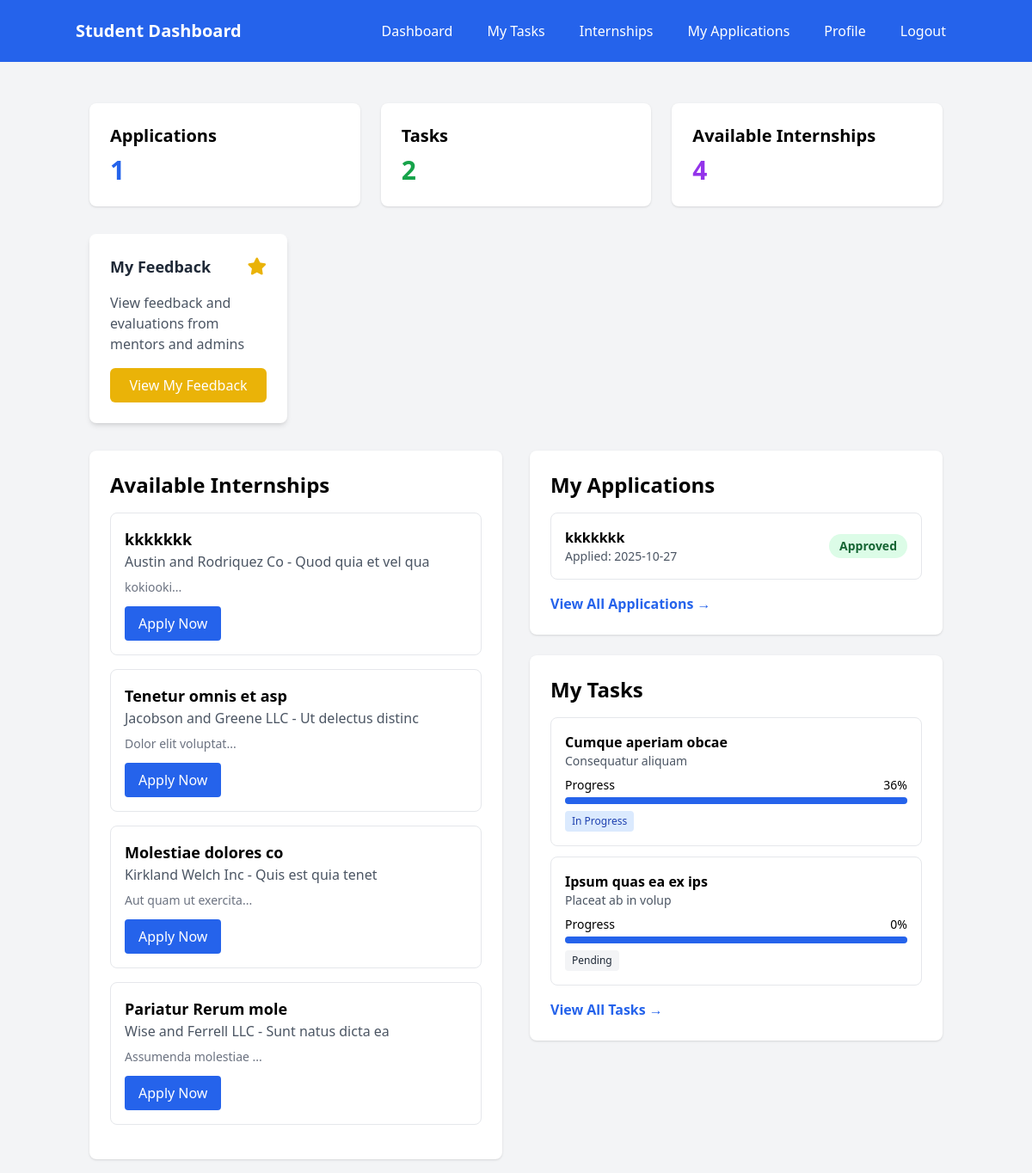
The app's page /dashboard (signed in), older data.
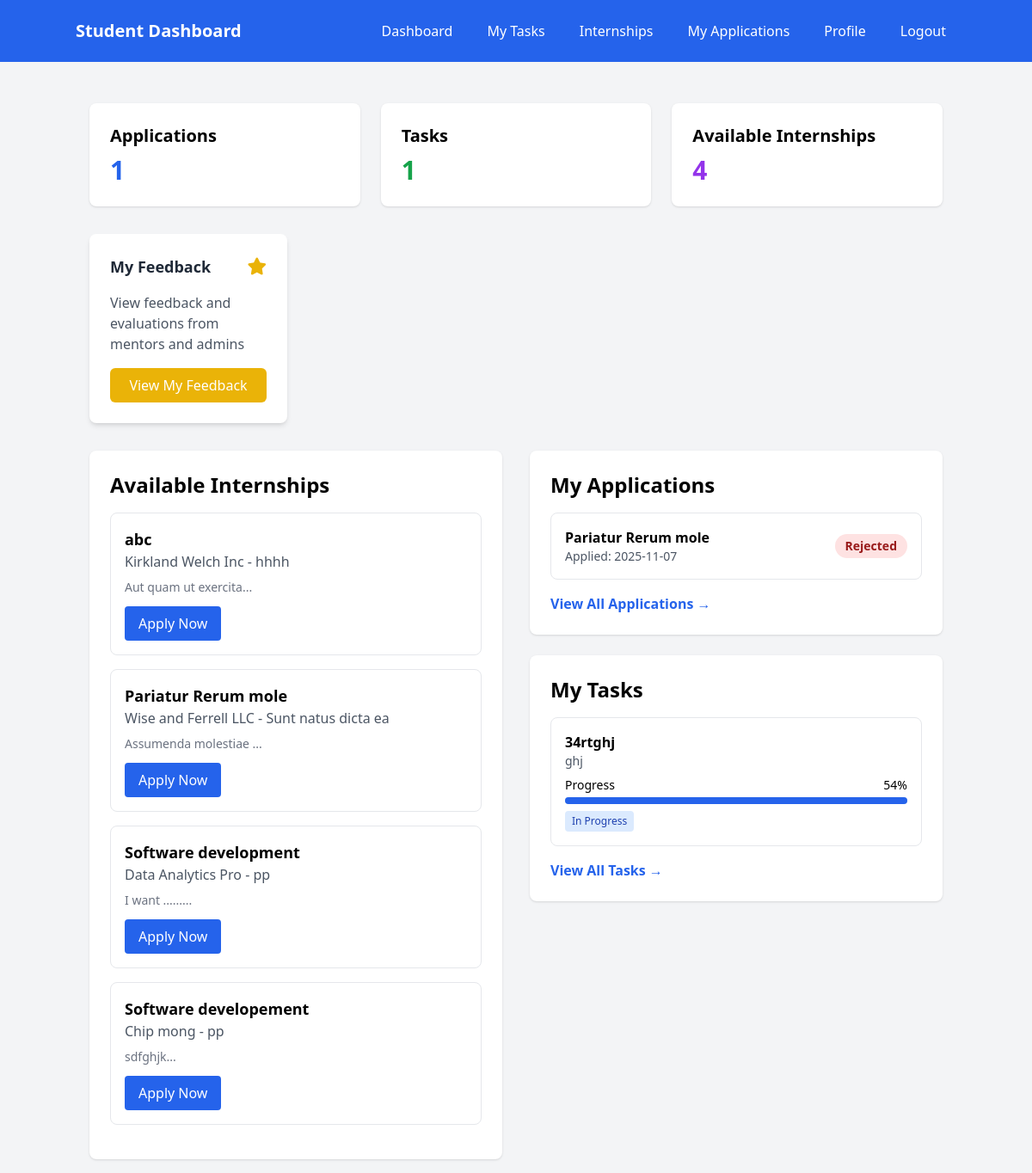
The same page, newer data.
### models.py (models this page shows)
class Internship(Base):
    __tablename__ = "internships"
    id = Column(Integer, primary_key=True, index=True)
    title = Column(String(255), nullable=False)
    description = Column(Text)
    company = Column(String(255), nullable=False)
    location = Column(String(255))
    duration = Column(String(100))
    stipend = Column(String(100))
    requirements = Column(Text)
    created_by = Column(Integer, ForeignKey("users.id"))
    created_at = Column(DateTime(timezone=True), server_default=func.now())
    is_active = Column(Boolean, default=True)
    deadline = Column(DateTime(timezone=True))
    creator = relationship("User", back_populates="created_internships")
    applications = relationship("InternshipApplication", back_populates="internship")
    tasks = relationship("Task", back_populates="internship")
    feedback = relationship("Feedback", back_populates="internship")
    mentor_feedbacks = relationship("MentorFeedback", back_populates="internship")
    evaluations = relationship("Evaluation", back_populates="internship")

class InternshipApplication(Base):
    __tablename__ = "internship_applications"
    id = Column(Integer, primary_key=True, index=True)
    student_id = Column(Integer, ForeignKey("users.id"), nullable=False)
    internship_id = Column(Integer, ForeignKey("internships.id"), nullable=False)
    application_date = Column(DateTime(timezone=True), server_default=func.now())
    status = Column(Enum(ApplicationStatus), default=ApplicationStatus.PENDING)
    cover_letter = Column(Text)
    resume_url = Column(String(500))
    student = relationship("User", back_populates="applications")
    internship = relationship("Internship", back_populates="applications")
    mentor_feedbacks = relationship("MentorFeedback", back_populates="application")
    evaluations = relationship("Evaluation", back_populates="application")

class Task(Base):
    __tablename__ = "tasks"
    id = Column(Integer, primary_key=True, index=True)
    title = Column(String(255), nullable=False)
    description = Column(Text)
    internship_id = Column(Integer, ForeignKey("internships.id"), nullable=False)
    student_id = Column(Integer, ForeignKey("users.id"), nullable=False)
    assigned_by = Column(Integer, ForeignKey("users.id"))
    due_date = Column(DateTime(timezone=True))
    status = Column(Enum(TaskStatus), default=TaskStatus.PENDING)
    progress = Column(Integer, default=0)
    created_at = Column(DateTime(timezone=True), server_default=func.now())
    internship = relationship("Internship", back_populates="tasks")
    student = relationship("User", foreign_keys=[student_id], back_populates="assigned_tasks")
    assigner = relationship("User", foreign_keys=[assigned_by], back_populates="assigned_by_tasks")

### app.py (the view)
@app.get("/dashboard", response_class=HTMLResponse)
async def dashboard(request: Request, db: Session = Depends(get_db)):
    try:
        user = await get_current_user_from_cookie(request, db)
        user_role = user.role.value if hasattr(user.role, 'value') else user.role
        print(f"🎯 Dashboard access - User: {user.email}, Role: {user_role}")
        if user_role == "student":
            internships = crud.get_internships(db)
            applications = crud.get_applications_by_student(db, user.id)
            tasks = crud.get_tasks_by_student(db, user.id)
            feedbacks = feedback_crud.get_mentor_feedbacks_by_student(db, user.id)
            evaluations = feedback_crud.get_evaluations_by_student(db, user.id)
            return templates.TemplateResponse("dashboard_student.html", {
                "request": request,
                "user": user,
                "internships": internships,
                "applications": applications,
                "tasks": tasks,
                "feedbacks": feedbacks,
                "evaluations": evaluations
            })
        elif user_role == "admin":
            internships = crud.get_internships(db)
            try:
                stats = crud.get_system_stats(db)
            except Exception as e:
                print(f"⚠️  Could not get system stats: {e}")
                stats = {
                    "total_users": 0,
                    "total_students": 0,
                    "total_admins": 0,
                    "total_mentors": 0,
                    "total_internships": 0,
                    "total_applications": 0,
                    "total_tasks": 0
                }
            return templates.TemplateResponse("dashboard_admin.html", {
                "request": request,
                "user": user,
                "internships": internships,
                "stats": stats
            })
        elif user_role == "mentor":
            internships = crud.get_internships(db)
            mentor_internships = crud.get_internships_by_mentor(db, user.id)
            mentor_applications = crud.get_applications_for_mentor(db, user.id)
            feedbacks = feedback_crud.get_mentor_feedbacks_by_mentor(db, user.id)
            return templates.TemplateResponse("dashboard_mentor.html", {
                "request": request,
                "user": user,
                "internships": internships,
                "mentor_internships": mentor_internships,
                "mentor_applications": mentor_applications,
                "feedbacks": feedbacks
            })
        else:
            print(f"❌ Unknown role: {user_role}")
            return RedirectResponse("/login?error=Unknown user role")
    except Exception as e:
        print(f"💥 Dashboard error: {e}")
        import traceback
        traceback.print_exc()
        return RedirectResponse("/login")

### templates/dashboard_student.html (shortened to what the changed rows need)
<!DOCTYPE html>
<html>
<head>
    <script src="https://cdn.tailwindcss.com"></script>
    <link href="https://cdnjs.cloudflare.com/ajax/libs/font-awesome/6.0.0/css/all.min.css" rel="stylesheet">
</head>
<body class="bg-gray-100">
    <nav class="bg-blue-600 text-white p-4">
        <div class="container mx-auto flex justify-between items-center">
            <h1 class="text-xl font-bold">Student Dashboard</h1>
        </div>
    </nav>
    <div class="container mx-auto mt-8 p-4">
        <div class="grid grid-cols-1 md:grid-cols-3 gap-6 mb-8">
            <div class="bg-white p-6 rounded-lg shadow">
                <h3 class="text-xl font-semibold mb-2">Tasks</h3>
                <p class="text-3xl font-bold text-green-600">{{ tasks|length }}</p>
            </div>
        </div>
        <div class="grid grid-cols-1 lg:grid-cols-2 gap-8">
            <div class="bg-white p-6 rounded-lg shadow">
                <h2 class="text-2xl font-bold mb-4">Available Internships</h2>
                {% if internships %}
                {% for internship in internships %}
                <div class="border border-gray-200 rounded-lg p-4 mb-4">
                    <h3 class="text-lg font-semibold">{{ internship.title }}</h3>
                    <p class="text-gray-600">{{ internship.company }} - {{ internship.location }}</p>
                    <p class="text-sm text-gray-500 mt-2">{{ internship.description[:100] }}...</p>
                    <a href="/internships"
                        class="inline-block mt-3 bg-blue-600 text-white px-4 py-2 rounded hover:bg-blue-700">
                        Apply Now
                    </a>
                </div>
                {% endfor %}
                {% else %}
                <p class="text-gray-500">No internships available at the moment.</p>
                {% endif %}
            </div>
            <div class="space-y-6">
                <div class="bg-white p-6 rounded-lg shadow">
                    <h2 class="text-2xl font-bold mb-4">My Applications</h2>
                    {% if applications %}
                    {% for application in applications %}
                    <div class="border border-gray-200 rounded-lg p-4 mb-3">
                        <div class="flex justify-between items-center">
                            <div>
                                <h4 class="font-semibold">
                                    {% if application.internship %}
                                    {{ application.internship.title }}
                                    {% else %}
                                    Internship #{{ application.internship_id }}
                                    {% endif %}
                                </h4>
                                <p class="text-sm text-gray-600">Applied: {{
                                    application.application_date.strftime('%Y-%m-%d') }}</p>
                            </div>
                            <span class="px-3 py-1 rounded-full text-sm font-semibold
                                    {% if application.status == 'approved' %}bg-green-100 text-green-800
                                    {% elif application.status == 'rejected' %}bg-red-100 text-red-800
                                    {% else %}bg-yellow-100 text-yellow-800{% endif %}">
                                {{ application.status|title }}
                            </span>
                        </div>
                    </div>
                    {% endfor %}
                    {% else %}
                    <p class="text-gray-500">No applications yet.</p>
                    {% endif %}
                </div>
                <div class="bg-white p-6 rounded-lg shadow">
                    <h2 class="text-2xl font-bold mb-4">My Tasks</h2>
                    {% if tasks %}
                    {% for task in tasks %}
                    <div class="border border-gray-200 rounded-lg p-4 mb-3">
                        <h4 class="font-semibold">{{ task.title }}</h4>
                        <p class="text-sm text-gray-600">{{ task.description }}</p>
                        <div class="mt-2">
                            <div class="flex justify-between text-sm mb-1">
                                <span>Progress</span>
                                <span>{{ task.progress }}%</span>
                            </div>
                            <div class="w-full bg-gray-200 rounded-full h-2">
                                <div class="bg-blue-600 h-2 rounded-full"
                                    style="width: '{{ task.progress|default(0) }}%';"></div>
                            </div>
                        </div>
                        <span class="inline-block mt-2 px-2 py-1 text-xs rounded
                                {% if task.status == 'completed' %}bg-green-100 text-green-800
                                {% elif task.status == 'in_progress' %}bg-blue-100 text-blue-800
                                {% else %}bg-gray-100 text-gray-800{% endif %}">
                            {{ task.status|replace('_', ' ')|title }}
                        </span>
                    </div>
                    {% endfor %}
                    {% else %}
                    <p class="text-gray-500">No tasks assigned yet.</p>
                    {% endif %}
                </div>
            </div>
        </div>
    </div>
</body>
</html>

Row changes from the older to the newer data that the page shows:
removed Internship: title "kkkkkkk", company "Austin and Rodriquez Co", location "Quod quia et vel qua", description "kokiooki"
removed Internship: title "Tenetur omnis et asp", company "Jacobson and Greene LLC", location "Ut delectus distinc", description "Dolor elit voluptat"
removed InternshipApplication: internship "kkkkkkk", application_date "2025-10-27", status "Approved"
removed Task: title "Cumque aperiam obcae", description "Consequatur aliquam", progress "36", status "In Progress"
removed Task: title "Ipsum quas ea ex ips", description "Placeat ab in volup", progress "0", status "Pending"
changed Internship "Kirkland Welch Inc": title "Molestiae dolores co" → "abc"; location "Quis est quia tenet" → "hhhh"
added Internship: title "Software development", company "Data Analytics Pro", location "pp", description "I want ......"
added Internship: title "Software developement", company "Chip mong", location "pp", description "sdfghjk"
added InternshipApplication: internship "Pariatur Rerum mole", application_date "2025-11-07", status "Rejected"
added Task: title "34rtghj", description "ghj", progress "54", status "In Progress"
Text that changed along with them:
{{ tasks|length }}: "2" → "1"
